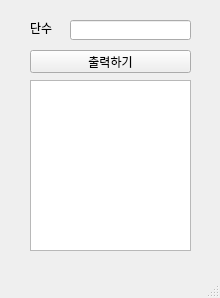
<?xml version="1.0" encoding="UTF-8"?>
<ui version="4.0">
 <class>MainWindow</class>
 <widget class="QMainWindow" name="MainWindow">
  <property name="geometry">
   <rect>
    <x>0</x>
    <y>0</y>
    <width>220</width>
    <height>298</height>
   </rect>
  </property>
  <property name="windowTitle">
   <string>MainWindow</string>
  </property>
  <widget class="QWidget" name="centralwidget">
   <widget class="QPushButton" name="pb">
    <property name="geometry">
     <rect>
      <x>30</x>
      <y>50</y>
      <width>161</width>
      <height>23</height>
     </rect>
    </property>
    <property name="text">
     <string>출력하기</string>
    </property>
   </widget>
   <widget class="QLineEdit" name="le">
    <property name="geometry">
     <rect>
      <x>70</x>
      <y>20</y>
      <width>121</width>
      <height>20</height>
     </rect>
    </property>
    <property name="text">
     <string/>
    </property>
   </widget>
   <widget class="QLabel" name="label">
    <property name="geometry">
     <rect>
      <x>30</x>
      <y>20</y>
      <width>41</width>
      <height>16</height>
     </rect>
    </property>
    <property name="text">
     <string>단수</string>
    </property>
   </widget>
   <widget class="QTextEdit" name="te">
    <property name="geometry">
     <rect>
      <x>30</x>
      <y>80</y>
      <width>161</width>
      <height>171</height>
     </rect>
    </property>
   </widget>
  </widget>
  <widget class="QMenuBar" name="menubar">
   <property name="geometry">
    <rect>
     <x>0</x>
     <y>0</y>
     <width>220</width>
     <height>21</height>
    </rect>
   </property>
  </widget>
  <widget class="QStatusBar" name="statusbar"/>
 </widget>
 <resources/>
 <connections/>
</ui>
